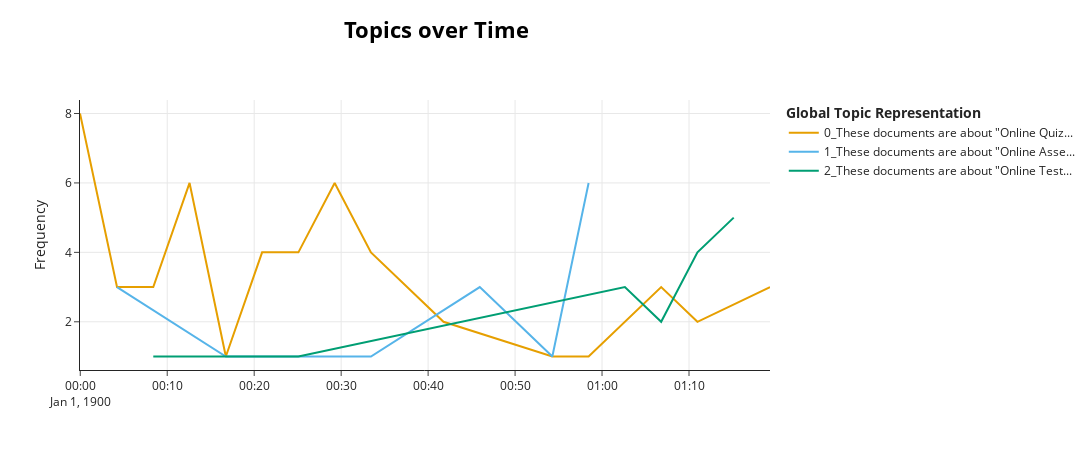

Notebook cell for this chart:
### Markdown cell above
# Looking into a way to plot some of the charts myself a bit more easily.

### Code cell
import pandas as pd
from typing import List, Union
import plotly.graph_objects as go
from sklearn.preprocessing import normalize


def visualize_topics_over_time(topic_model,
                               topics_over_time: pd.DataFrame,
                               top_n_topics: int = None,
                               topics: List[int] = None,
                               normalize_frequency: bool = False,
                               custom_labels: Union[bool, str] = False,
                               title: str = "<b>Topics over Time</b>",
                               width: int = 1250,
                               height: int = 450) -> go.Figure:
    """ Visualize topics over time

    Arguments:
        topic_model: A fitted BERTopic instance.
        topics_over_time: The topics you would like to be visualized with the
                          corresponding topic representation
        top_n_topics: To visualize the most frequent topics instead of all
        topics: Select which topics you would like to be visualized
        normalize_frequency: Whether to normalize each topic's frequency individually
        custom_labels: If bool, whether to use custom topic labels that were defined using 
                       `topic_model.set_topic_labels`.
                       If `str`, it uses labels from other aspects, e.g., "Aspect1".
        title: Title of the plot.
        width: The width of the figure.
        height: The height of the figure.

    Returns:
        A plotly.graph_objects.Figure including all traces

    Examples:

    To visualize the topics over time, simply run:

    ```python
    topics_over_time = topic_model.topics_over_time(docs, timestamps)
    topic_model.visualize_topics_over_time(topics_over_time)
    ```

    Or if you want to save the resulting figure:

    ```python
    fig = topic_model.visualize_topics_over_time(topics_over_time)
    fig.write_html("path/to/file.html")
    ```
    <iframe src="../../getting_started/visualization/trump.html"
    style="width:1000px; height: 680px; border: 0px;""></iframe>
    """
    colors = ["#E69F00", "#56B4E9", "#009E73", "#F0E442", "#D55E00", "#0072B2", "#CC79A7"]

    # Select topics based on top_n and topics args
    freq_df = topic_model.get_topic_freq()
    freq_df = freq_df.loc[freq_df.Topic != -1, :]
    if topics is not None:
        selected_topics = list(topics)
    elif top_n_topics is not None:
        selected_topics = sorted(freq_df.Topic.to_list()[:top_n_topics])
    else:
        selected_topics = sorted(freq_df.Topic.to_list())

    # Prepare data
    if isinstance(custom_labels, str):
        topic_names = [[[str(topic), None]] + topic_model.topic_aspects_[custom_labels][topic] for topic in topics]
        topic_names = ["_".join([label[0] for label in labels[:4]]) for labels in topic_names]
        topic_names = [label if len(label) < 30 else label[:27] + "..." for label in topic_names]
        topic_names = {key: topic_names[index] for index, key in enumerate(topic_model.topic_labels_.keys())}
    elif topic_model.custom_labels_ is not None and custom_labels:
        topic_names = {key: topic_model.custom_labels_[key + topic_model._outliers] for key, _ in topic_model.topic_labels_.items()}
    else:
        topic_names = {key: value[:40] + "..." if len(value) > 40 else value
                       for key, value in topic_model.topic_labels_.items()}
    topics_over_time["Name"] = topics_over_time.Topic.map(topic_names)
    data = topics_over_time.loc[topics_over_time.Topic.isin(selected_topics), :].sort_values(["Topic", "Timestamp"])

    # Add traces
    fig = go.Figure()
    for index, topic in enumerate(data.Topic.unique()):
        trace_data = data.loc[data.Topic == topic, :]
        topic_name = trace_data.Name.values[0]
        words = trace_data.Words.values
        if normalize_frequency:
            y = normalize(trace_data.Frequency.values.reshape(1, -1))[0]
        else:
            y = trace_data.Frequency
        fig.add_trace(go.Scatter(x=trace_data.Timestamp, y=y,
                                 mode='lines',
                                 marker_color=colors[index % 7],
                                 hoverinfo="text",
                                 name=topic_name,
                                 hovertext=[f'<b>Topic {topic}</b><br>Words: {word}' for word in words]))

    # Styling of the visualization
    fig.update_xaxes(showgrid=True)
    fig.update_yaxes(showgrid=True)
    fig.update_layout(
        yaxis_title="Normalized Frequency" if normalize_frequency else "Frequency",
        title={
            'text': f"{title}",
            'y': .95,
            'x': 0.40,
            'xanchor': 'center',
            'yanchor': 'top',
            'font': dict(
                size=22,
                color="Black")
        },
        template="simple_white",
        width=width,
        height=height,
        hoverlabel=dict(
            bgcolor="white",
            font_size=16,
            font_family="Rockwell"
        ),
        legend=dict(
            title="<b>Global Topic Representation",
        )
    )
    return fig

visualize_topics_over_time(topic_model, topics_over_time)

### Figure 1 — Plotly figure (JSON) as saved in the notebook; plotly's stock layout.template omitted (floating-point values rounded to 4 significant figures)
{"data": [{"hoverinfo": "text", "hovertext": ["<b>Topic 0</b><br>Words: These documents are about \"Online Quiz Creation and Migration Updates.\", , , , ", "<b>Topic 0</b><br>Words: These documents are about online quiz functionality and management., , , , ", "<b>Topic 0</b><br>Words: These documents are about \"Educational Assessment Tools.\", , , , ", "<b>Topic 0</b><br>Words: These documents are about \"Educational Technology Training.\", , , , ", "<b>Topic 0</b><br>Words: Educational Quiz Templates, , , , ", "<b>Topic 0</b><br>Words: These documents are about \"Canvas Quiz Formats Comparison.\", , , , ", "<b>Topic 0</b><br>Words: These documents are about \"Online Quiz Tools and Updates.\", , , , ", "<b>Topic 0</b><br>Words: The documents are about creating a quiz with different question types and options. A single label would be \"Quiz Creation Tutorial.\", , , , ", "<b>Topic 0</b><br>Words: These documents are about creating and managing quizzes in an educational platform or software., , , , ", "<b>Topic 0</b><br>Words: These documents are about \"Online Quiz Creation.\", , , , ", "<b>Topic 0</b><br>Words: These documents appear to be about creating and editing a quiz or test, likely in an educational or e-learning setting. A single label for this context could be \"Quiz Configuration Instructions.\", , , , ", "<b>Topic 0</b><br>Words: Based on the context provided, it is unclear what specific documents you are referring to. It appears to be instructions or guidelines on how to formulate a question, possibly for a game or educational activity, but without more specific information, I cannot accurately label the documents. If you can provide more details or clarify what documents you're referencing, I might be able to assist you better., , , , ", "<b>Topic 0</b><br>Words: These documents appear to be about an \"Online Quiz Creation\" tutorial or class session., , , , ", "<b>Topic 0</b><br>Words: These documents appear to be about educational quiz settings or quiz report features. A single label could be \"Quiz Management Tools.\", , , , ", "<b>Topic 0</b><br>Words: These documents are about \"Quiz Analysis\" in an educational context., , , , ", "<b>Topic 0</b><br>Words: These documents are about Canvas LMS training resources., , , , "], "marker": {"color": "#E69F00"}, "mode": "lines", "name": "0_These documents are about \"Online Quiz...", "type": "scatter", "x": ["1899-12-31T23:59:58.134021", "1900-01-01T00:04:13.438950", "1900-01-01T00:08:23.737900", "1900-01-01T00:12:34.036850", "1900-01-01T00:16:44.335800", "1900-01-01T00:20:54.634750", "1900-01-01T00:25:04.933700", "1900-01-01T00:29:15.232650", "1900-01-01T00:33:25.531600", "1900-01-01T00:37:35.830550", "1900-01-01T00:41:46.129500", "1900-01-01T00:54:17.026350", "1900-01-01T00:58:27.325300", "1900-01-01T01:06:47.923200", "1900-01-01T01:10:58.222150", "1900-01-01T01:19:18.820050"], "y": [8, 3, 3, 6, 1, 4, 4, 6, 4, 3, 2, 1, 1, 3, 2, 3]}, {"hoverinfo": "text", "hovertext": ["<b>Topic 1</b><br>Words: These documents are about educational assessment question types., , , , ", "<b>Topic 1</b><br>Words: These documents appear to be about creating or discussing a \"quiz,\" specifically focusing on a feature called \"hotspot.\" A suitable single label for the content described might be \"Quiz Creation Tutorial.\", , , , ", "<b>Topic 1</b><br>Words: Based on the context provided, these documents appear to be about a tutorial or guide for a digital platform or software with editing and previewing capabilities. The single label for these documents could be \"Software Editing Tutorial.\", , , , ", "<b>Topic 1</b><br>Words: The context provided suggests the documents are related to a tutorial or guide on how to use a software interface, specifically focusing on question layout and answer formatting options. A single label for these documents could be \"Software Interface Tutorial.\", , , , ", "<b>Topic 1</b><br>Words: The documents appear to be related to creating or setting up an educational assessment or assignment, likely within an online learning platform or educational software. A single label for these documents could be \"Educational Assessment Setup.\", , , , ", "<b>Topic 1</b><br>Words: It's not possible to provide a single label for the documents based on the given context, as there is insufficient information about the content or purpose of the documents mentioned., , , , ", "<b>Topic 1</b><br>Words: These documents are about creating accessible educational content with different question types., , , , "], "marker": {"color": "#56B4E9"}, "mode": "lines", "name": "1_These documents are about \"Online Asse...", "type": "scatter", "x": ["1900-01-01T00:04:13.438950", "1900-01-01T00:16:44.335800", "1900-01-01T00:33:25.531600", "1900-01-01T00:45:56.428450", "1900-01-01T00:50:06.727400", "1900-01-01T00:54:17.026350", "1900-01-01T00:58:27.325300"], "y": [3, 1, 1, 3, 2, 1, 6]}, {"hoverinfo": "text", "hovertext": ["<b>Topic 2</b><br>Words: The documents appear to be discussing features of a digital quiz or testing platform. A suitable single label could be \"Online Assessment Tools.\", , , , ", "<b>Topic 2</b><br>Words: These documents appear to be about \"educational moderation features,\" particularly regarding accommodations for students with special needs., , , , ", "<b>Topic 2</b><br>Words: Based on the context provided, these documents appear to be related to \"educational assignment management\" or \"online learning platforms.\" Please provide additional context if you need a more specific label., , , , ", "<b>Topic 2</b><br>Words: These documents appear to be discussing the setup of an online quiz or test with security measures such as access codes, time limits, and IP filtering. A single label for these documents could be \"Online Exam Security Settings.\", , , , ", "<b>Topic 2</b><br>Words: These documents are about Quiz Attempt Settings., , , , ", "<b>Topic 2</b><br>Words: These documents are about \"Educational Accommodations.\", , , , ", "<b>Topic 2</b><br>Words: These documents are about providing test accommodations in an educational setting., , , , "], "marker": {"color": "#009E73"}, "mode": "lines", "name": "2_These documents are about \"Online Test...", "type": "scatter", "x": ["1900-01-01T00:08:23.737900", "1900-01-01T00:12:34.036850", "1900-01-01T00:25:04.933700", "1900-01-01T01:02:37.624250", "1900-01-01T01:06:47.923200", "1900-01-01T01:10:58.222150", "1900-01-01T01:15:08.521100"], "y": [1, 1, 1, 3, 2, 4, 5]}], "layout": {"height": 450, "hoverlabel": {"bgcolor": "white", "font": {"family": "Rockwell", "size": 16}}, "legend": {"title": {"text": "<b>Global Topic Representation"}}, "title": {"font": {"color": "Black", "size": 22}, "text": "<b>Topics over Time</b>", "x": 0.4, "xanchor": "center", "y": 0.95, "yanchor": "top"}, "width": 1250, "xaxis": {"showgrid": true}, "yaxis": {"showgrid": true, "title": {"text": "Frequency"}}}}
